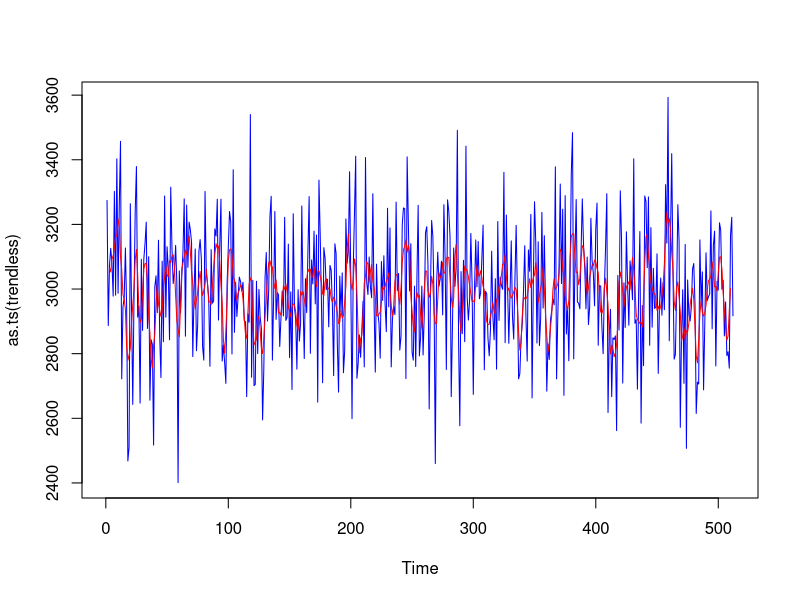
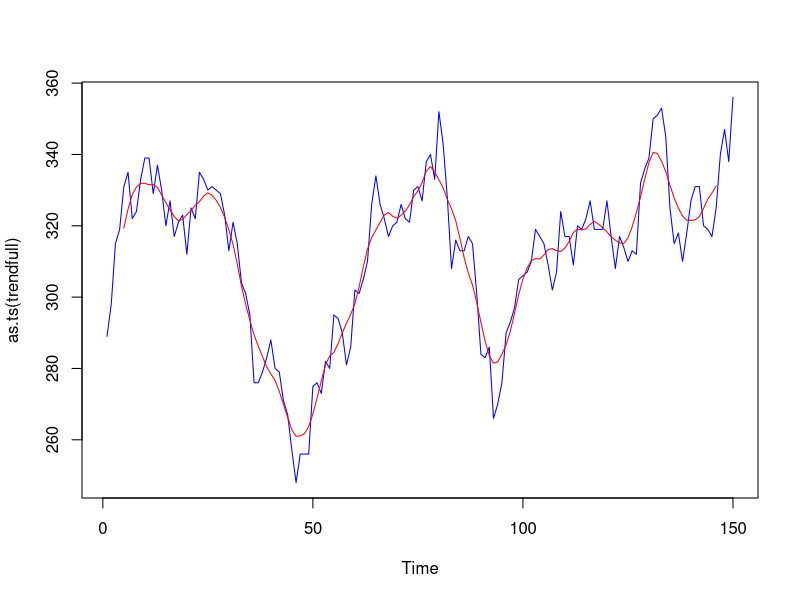

The R source for these figures, in order:
## ---- chunk 1
knitr::opts_chunk$set(echo = TRUE)
## ---- chunk 2
library(forecast)

# generate data
set.seed(42)

n <- 512

trendless <- as.integer(rnorm(n, 3000, 200))
trend <- ma(trendless, order = 4, centre = T)
plot(as.ts(trendless), col = 'blue')
lines(trend, col = 'red')

# generate data with a trend

trendfull <- cumsum(as.integer(rnorm(n, 2, 10)))
trendfull <- tail(head(trendfull, 300), 150)
trend <- ma(trendfull, order = 8, centre = T)
plot(as.ts(trendfull), col = 'blue')
lines(trend, col = 'red')


